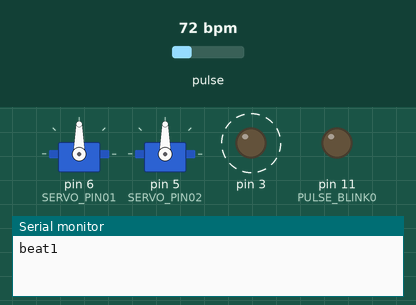
Simulated run of this sketch. Board: Arduino Uno, built with avr-gcc and run on an emulated ATmega328P. On the bench: 2 × servo, output pins drawn as LEDs (lit = HIGH), the last lines printed to the serial monitor. Dashed ring = blinking. The test bench sets the inputs (shaded band); at power-on: pulse 72 bpm.

Above: at 1.2 s.
1.3 s: pulse set to 130 bpm
At 1.41 s:
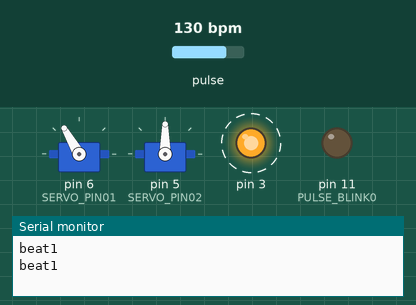
4.3 s: pulse set to 42 bpm
At 5.67 s:
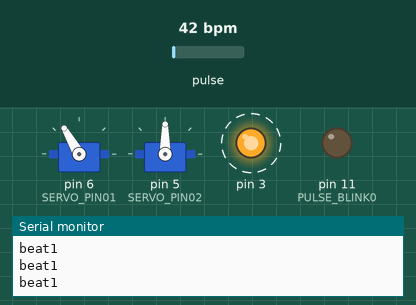
Timing chart, 0 to 13.3 s (numbered marks = the images above; inputs shaded):
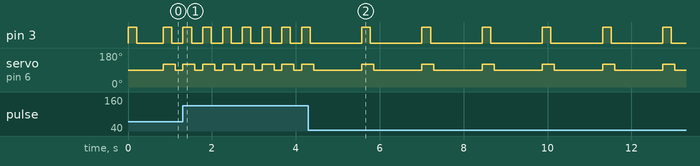

Measured:
- after the input at 1.3 s, pin 3: alternates HIGH for 0.20 s and LOW for 0.27 s, starting at once; servo on pin 6 (SERVO_PIN01): alternates 120° for 0.29 s and 90° for 0.18 s, starting at once
- after the input at 4.3 s, pin 3: alternates HIGH for 0.20 s and LOW for 1.2 s, starting after 1.3 s; servo on pin 6 (SERVO_PIN01): alternates 120° for 0.29 s and 90° for 1.1 s, starting after 1.3 s
- by itself, pin 3: alternates HIGH for 0.20 s and LOW for 0.64 s

The sketch:

Two_Pulse_Sensors_Control_Two_Servos.ino
```cpp
// (licence header left out)
/*
   Every Sketch that uses the PulseSensor Playground must
   define USE_ARDUINO_INTERRUPTS before including PulseSensorPlayground.h.
   Here, #define USE_ARDUINO_INTERRUPTS false tells the library to
   not use interrupts to read data from the PulseSensor.

   If you want to use interrupts, simply change the line below
   to read:
     #define USE_ARDUINO_INTERRUPTS true

   Set US_PS_INTERRUPTS to false if either
   1) Your Arduino platform's interrupts aren't yet supported
   by PulseSensor Playground, or
   2) You don't wish to use interrupts because of the side effects.

   NOTE: if US_PS_INTERRUPTS is false, your Sketch must
   call pulse.sawNewSample() at least once every 2 milliseconds
   to accurately read the PulseSensor signal.
*/

#include <Servo.h>

#define USE_ARDUINO_INTERRUPTS true
#include <PulseSensorPlayground.h>


/*
   The format of our output.

   Set this to PROCESSING_VISUALIZER if you're going to run
    the multi-sensor Processing Visualizer Sketch.
    See https://github.com/WorldFamousElectronics/PulseSensorAmped_2_Sensors

   Set this to SERIAL_PLOTTER if you're going to run
    the Arduino IDE's Serial Plotter.
*/
const int OUTPUT_TYPE = SERIAL_PLOTTER;

/*
   Number of PulseSensor devices we're reading from.
*/
const int PULSE_SENSOR_COUNT = 2;

/*
     PULSE_POWERx = the output pin that the red (power) pin of
      the first PulseSensor will be connected to. PulseSensor only
      draws about 4mA, so almost any micro can power it from a GPIO.
      If you don't want to use pins to power the PulseSensors, you can remove
      the code dealing with PULSE_POWER0 and PULSE_POWER1.
     PULSE_INPUTx = Analog Input. Connected to the pulse sensor
      purple (signal) wire.
     PULSE_BLINKx = digital Output. Connected to an LED (must have at least
      470 ohm resistor) that will flash on each detected pulse.
     PULSE_FADEx = digital Output. PWM pin onnected to an LED (must have
      at least 470 ohm resistor) that will smoothly fade with each pulse.

     NOTE: PULSE_FADEx must be pins that support PWM.
       If USE_INTERRUPTS is true, Do not use pin 9 or 10 for PULSE_FADEx
       because those pins' PWM interferes with the sample timer.
*/
const int PULSE_INPUT0 = A0;
const int PULSE_BLINK0 = 11;    // Pin 11 is the on-board LED
//const int PULSE_FADE0 = 5;

const int PULSE_INPUT1 = A1;
const int PULSE_BLINK1 = 3;
//const int PULSE_FADE1 = 5;

const int THRESHOLD = 550;   // Adjust this number to avoid noise when idle

/*
   All the PulseSensor Playground functions.
   We tell it how many PulseSensors we're using.
*/
PulseSensorPlayground pulseSensor(PULSE_SENSOR_COUNT);

int window1[3] = {0, 0, 0};
int window2[3] = {0, 0, 0};
int threshold = 40;
unsigned long lastBeatTime1 = 0;
unsigned long lastBeatTime2 = 0;


Servo heart01;
const int SERVO_PIN01 = 6;
int pos01 = 90;
int strikePos01 = 120;


Servo heart02;
const int SERVO_PIN02 = 5;
int pos02 = 90;
int strikePos02 = 120;


void setup() {
  /*
     Use 250000 baud because that's what the Processing Sketch expects to read,
     and because that speed provides about 25 bytes per millisecond,
     or 50 characters per PulseSensor sample period of 2 milliseconds.

     If we used a slower baud rate, we'd likely write bytes faster than
     they can be transmitted, which would mess up the timing
     of readSensor() calls, which would make the pulse measurement
     not work properly.
  */
  Serial.begin(115200);

  /*
     Configure the PulseSensor manager,
     telling it which PulseSensor (0 or 1)
     we're configuring.
  */

  heart01.attach(SERVO_PIN01);
  heart01.write(pos01);

  heart02.attach(SERVO_PIN02);
  heart02.write(pos02);


  pulseSensor.analogInput(PULSE_INPUT0, 0);
  pulseSensor.blinkOnPulse(PULSE_BLINK0, 0);
  //pulseSensor.fadeOnPulse(PULSE_FADE0, 0);

  pulseSensor.analogInput(PULSE_INPUT1, 1);
  pulseSensor.blinkOnPulse(PULSE_BLINK1, 1);
  //pulseSensor.fadeOnPulse(PULSE_FADE1, 1);

  pulseSensor.setSerial(Serial);
  pulseSensor.setOutputType(OUTPUT_TYPE);
  pulseSensor.setThreshold(THRESHOLD);


  // Now that everything is ready, start reading the PulseSensor signal.
  if (!pulseSensor.begin()) {
    /*
       PulseSensor initialization failed,
       likely because our Arduino platform interrupts
       aren't supported yet.

       If your Sketch hangs here, try changing USE_ARDUINO_INTERRUPTS to false.
    */
    for (;;) {
      // Flash the led to show things didn't work.
      digitalWrite(PULSE_BLINK0, LOW);
      delay(50);
      digitalWrite(PULSE_BLINK0, HIGH);
      delay(50);
    }
  }
}

void loop() {


  // write the latest sample to Serial.
  pulseSensor.outputSample();

  //moveServo01(pulseSensor.getLatestSample(0));
  //moveServo02(pulseSensor.getLatestSample(1));


  unsigned long currTime = millis();

  /*
     If a beat has happened on a given PulseSensor
     since we last checked, write the per-beat information
     about that PulseSensor to Serial.
  */
  for (int i = 0; i < PULSE_SENSOR_COUNT; ++i) {
    if (pulseSensor.sawStartOfBeat(i)) {
      pulseSensor.outputBeat(i);
      if (i == 0) {
        //moveServo01(strikePos01);
        heart01.write(strikePos01);
        Serial.println("beat1");
        lastBeatTime1 = currTime;
      }
      else {
        //moveServo02(strikePos02);
        heart02.write(strikePos02);
        Serial.println("beat2");
        lastBeatTime2 = currTime;

      }

    }
  }

  /*
     Wait a bit.
     We don't output every sample, because our baud rate
     won't support that much I/O.
  */
  delay(20);

  if ((currTime - lastBeatTime1) > 250) {
    heart01.write(pos01);
  }

  if ((currTime -  lastBeatTime2) > 250) {
    heart02.write(pos02);
  }
}

void moveServo01(int value) {
  pos01 = map(value, 0, 1023, 0, 180);
  heart01.write(pos01);
}

void moveServo02(int value) {
  pos02 = map(value, 0, 1023, 0, 180);
  heart02.write(pos02);
}

void updateWindow1(int value) {
  window1[2] = window1[1];
  window1[1] = window1[0];
  window1[0] = value;
}

void updateWindow2(int value) {
  window2[2] = window2[1];
  window2[1] = window2[0];
  window2[0] = value;
}

bool isTransient1(int thresh) {
  if ((window1[2] - window1[0]) > thresh) {
    return true;
  }
  else {
    return false;
  }
}
bool isTransient2(int thresh) {
  if ((window2[2] - window2[0]) > thresh) {
    return true;
  }
  else {
    return false;
  }
}

bool isbeat1(unsigned long currentTime, int thresh, unsigned long beatTimeout) {
  if ((isTransient1(thresh) && ((currentTime - lastBeatTime1) > beatTimeout))) {
    lastBeatTime1 = currentTime;
    return true;
  }
  else {
    return false;
  }
}

bool isbeat2(unsigned long currentTime, int thresh, unsigned long beatTimeout) {
  if ((isTransient2(thresh) && ((currentTime - lastBeatTime2) > beatTimeout))) {
    lastBeatTime2 = currentTime;
    return true;
  }
  else {
    return false;
  }
}
```
